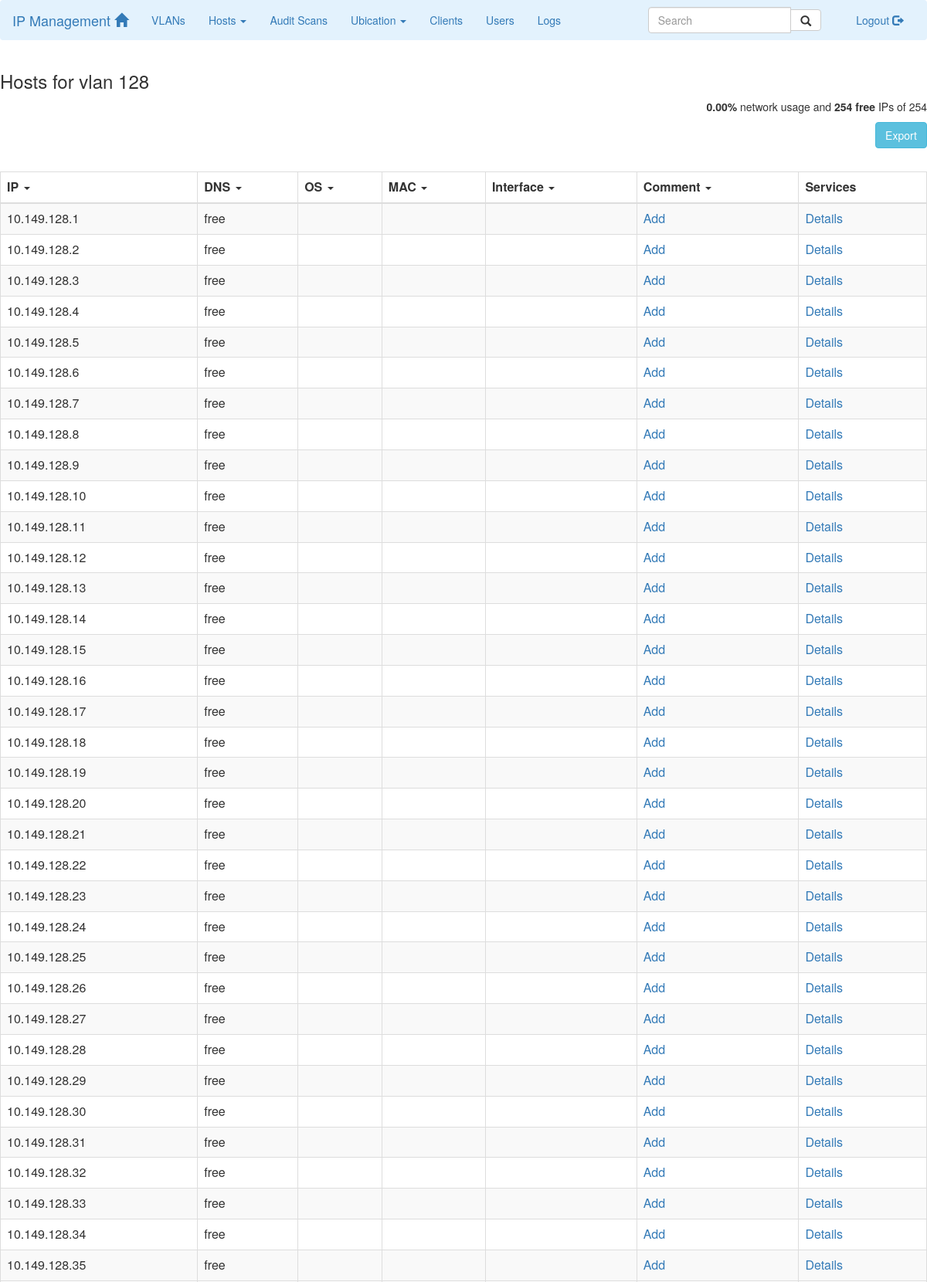
/hosts.php (signed in, upper part), run on the app's committed database.
### tables this page shows
CREATE TABLE `hostnames` (
  `ip` char(100) NOT NULL,
  `hostname` char(100) DEFAULT NULL,
  `os` char(100) DEFAULT NULL,
  `mac` char(100) DEFAULT NULL,
  `comments` char(255) DEFAULT NULL,
  `vlan` char(100) DEFAULT NULL,
  `interface` char(100) DEFAULT NULL,
  `reserved` int(11) DEFAULT NULL,
  PRIMARY KEY (`ip`),
  KEY `vlan` (`vlan`)
);

### hosts.php (the view, shortened to what this page needs)
<?php
        require 'header.php';
        $pdo = Database::connect();
?>
<body>
    <?php
        echo drawHeader();
    if (!$_GET) {
        $vlan = 128;
    } else {
        $vlan = htmlentities($_GET["vlan"],  ENT_QUOTES,  "utf-8");
    }
        $sql = "select count(*) AS total from hostnames where vlan='".$vlan."'";
        $total_ip = $pdo->query($sql)->fetch();
        $sql = "select count(*) AS free from hostnames where hostname='free' and vlan='".$vlan."'";
        $free_ip = $pdo->query($sql)->fetch();
        $used_ip = $total_ip[total] - $free_ip[free];
        $perc_used_ip = ($used_ip * 100) / $total_ip[total];
    ?>
    <div class="container-fluid">
            <div class="row">
                <h3>Hosts for vlan <?php echo $vlan; ?></h3>
        <p class="text-right"><?php echo '<strong>'.number_format((float) $perc_used_ip, 2, '.', '').'%</strong> network usage and <strong>'.$free_ip[free].' free</strong> IPs of '.$total_ip[total]; ?></p>
        <div class="pull-right" style="padding-bottom:20px">
            <p><button id="export" data-export="export" type="button" class="btn btn-info">Export</button></p>
        </div>
                <table id="hosts_table" class="table table-striped table-bordered" data-sortable>
                  <thead>
                    <tr>
                      <th>IP <span class="caret"></span></th>
                      <th>DNS <span class="caret"></span></th>
                      <th>OS <span class="caret"></span></th>
                      <th>MAC <span class="caret"></span></th>
                      <th>Interface <span class="caret"></span></th>
                      <th>Comment <span class="caret"></span></th>
                      <th>Services</th>
                    </tr>
                  </thead>
                  <tbody>
                    <?php
                    $sql = "SELECT * FROM hostnames WHERE vlan LIKE '".$vlan."' ORDER BY INET_ATON(ip) ASC";
                    foreach ($pdo->query($sql) as $row) {
                        echo '<tr>';
                        $iplast = explode('.', $row['ip']);
                        echo '<td data-value="'.$iplast[3].'">'.$row['ip'].'</td>';
                        echo '<td>'.$row['hostname'].'</td>';
                        echo '<td>'.$row['os'].'</td>';
                        echo '<td>'.$row['mac'].'</td>';
                        echo '<td>'.$row['interface'].'</td>';
                        if ($row['comments'] == '') {
                            echo '<td><a href="comments.php?ip='.$row['ip'].'&vlan='.$row['vlan'].'&type=Add">Add</a></td>';
                        } else {
                            echo '<td><a href="comments.php?ip='.$row['ip'].'&vlan='.$row['vlan'].'&type=Modify">'.$row['comments'].'</a></td>';
                        }
                        echo '<td><a href="ports.php?ip='.$row['ip'].'">Details</a></td>';
                        echo '</tr>';
                    }
                    ?>
                  </tbody>
            </table>
        </div>
    </div>
  </body>
</html>

### data on the page
hostnames: ip "10.149.128.1", hostname "free"
hostnames: ip "10.149.128.2", hostname "free"
hostnames: ip "10.149.128.3", hostname "free"
hostnames: ip "10.149.128.4", hostname "free"
hostnames: ip "10.149.128.5", hostname "free"
hostnames: ip "10.149.128.6", hostname "free"
hostnames: ip "10.149.128.7", hostname "free"
hostnames: ip "10.149.128.8", hostname "free"
hostnames: ip "10.149.128.9", hostname "free"
hostnames: ip "10.149.128.10", hostname "free"
hostnames: ip "10.149.128.11", hostname "free"
hostnames: ip "10.149.128.12", hostname "free"
hostnames: ip "10.149.128.13", hostname "free"
hostnames: ip "10.149.128.14", hostname "free"
hostnames: ip "10.149.128.15", hostname "free"
hostnames: ip "10.149.128.16", hostname "free"
hostnames: ip "10.149.128.17", hostname "free"
hostnames: ip "10.149.128.18", hostname "free"
hostnames: ip "10.149.128.19", hostname "free"
hostnames: ip "10.149.128.20", hostname "free"
hostnames: ip "10.149.128.21", hostname "free"
hostnames: ip "10.149.128.22", hostname "free"
hostnames: ip "10.149.128.23", hostname "free"
hostnames: ip "10.149.128.24", hostname "free"
hostnames: ip "10.149.128.25", hostname "free"
hostnames: ip "10.149.128.26", hostname "free"
hostnames: ip "10.149.128.27", hostname "free"
hostnames: ip "10.149.128.28", hostname "free"
hostnames: ip "10.149.128.29", hostname "free"
hostnames: ip "10.149.128.30", hostname "free"
hostnames: ip "10.149.128.31", hostname "free"
hostnames: ip "10.149.128.32", hostname "free"
hostnames: ip "10.149.128.33", hostname "free"
hostnames: ip "10.149.128.34", hostname "free"
hostnames: ip "10.149.128.35", hostname "free"

### other printed values
$vlan "128"
$perc_used_ip "0.00"
$free_ip[free] "254"
$total_ip[total] "254"
